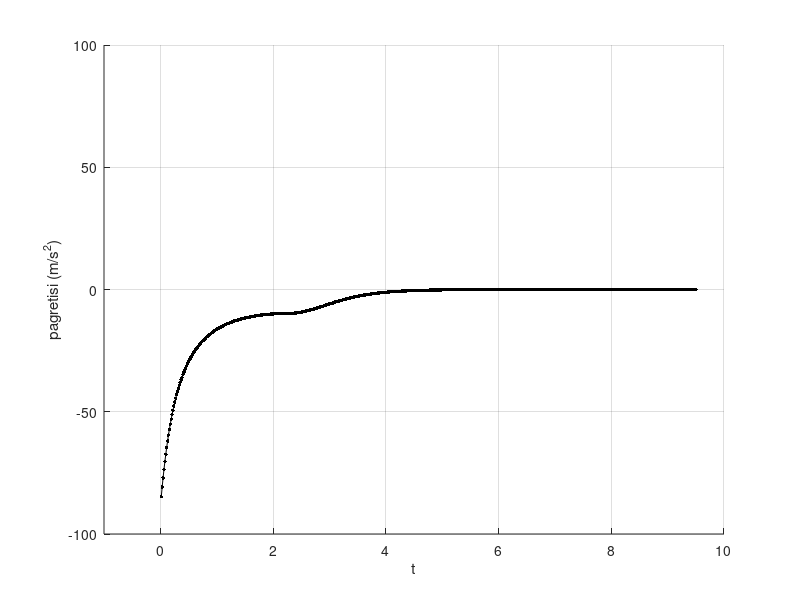
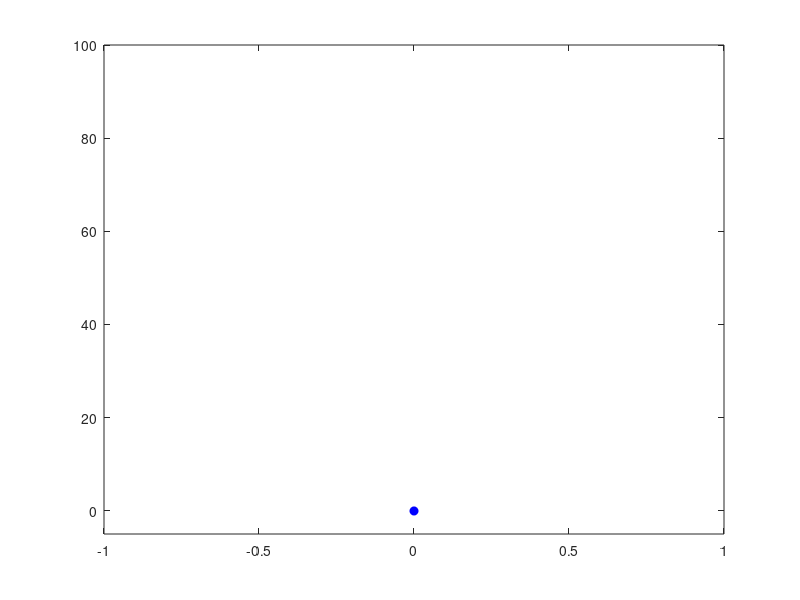
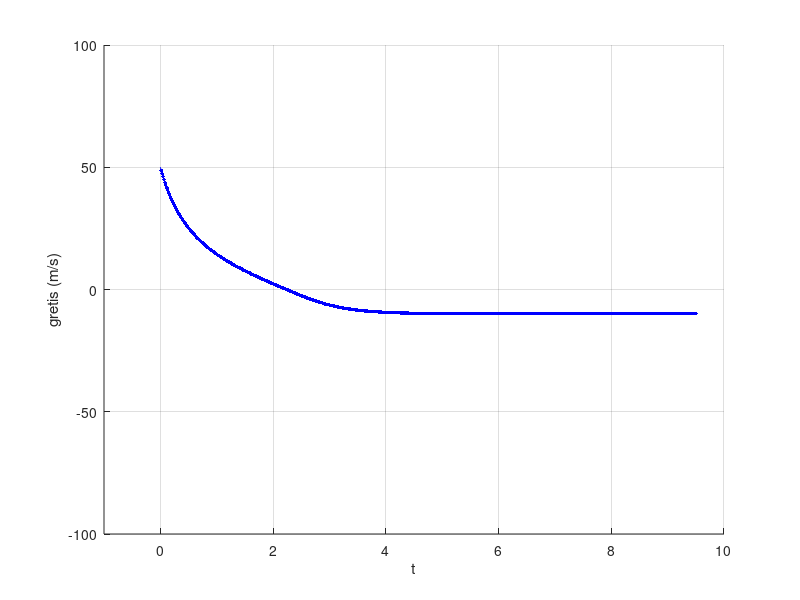
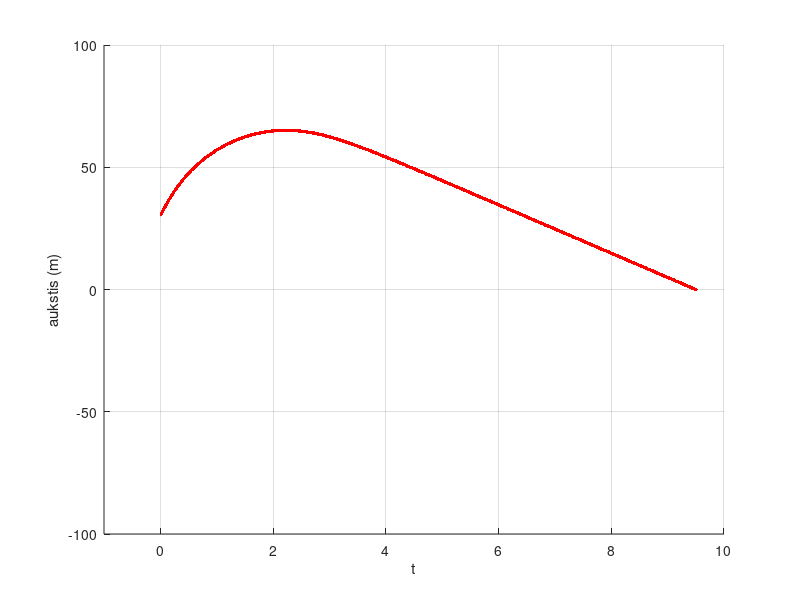

These figures' MATLAB source, in order:
function BallUp

clc; close all;

global g m k1 k2;

figure(1); grid on; hold on;
h1 = zeros(4, 1);
h1(1) = plot(NaN,NaN,'k-');
h1(2) = plot(NaN,NaN,'b-');
h1(3) = plot(NaN,NaN,'r-');
h1(4) = plot(NaN,NaN,'k*');
%legend(h1, 'Pagreitis','Greitis','Aukstis', 'Auksciausias taskas');
ylim([-100 100]);
xlim([-1 10]);
xlabel('t');
ylabel('pagretisi (m/s^2)');
figure(3); grid on; hold on;
ylim([-100 100]);
xlim([-1 10]);
xlabel('t');
ylabel('gretis (m/s)');
figure(4); grid on; hold on;
ylim([-100 100]);
xlim([-1 10]);
xlabel('t');
ylabel('aukstis (m)');

figure(2); grid on;
hPlot = plot(0,NaN,'bo', 'MarkerFaceColor', 'b');
ylim([-5 100]);
xlim([-1 1]);

k1 = 0.015;
k2 = 0.05;
%k1 = 0;
%k2 = 0;
g = -9.81;
m = 0.5;
v0 = 50;
h0 = 30;

tmax = 10;
dt = 0.016;

%pause;
simulation(dt, 'k');
%simulation(dt / 2, 'g');
%simulation(dt / 4, 'b');
%simulation(dt / 8, 'r');
%simulation(dt / 16, 'y');
%simulation(dt / 32, 'c');
%simulation(dt / 64, 'm');

    function simulation(dt, color)
        nsteps=tmax/dt;
        
        v = v0;
        h = h0;
        t = 0;
        a = A(v);
        pntt=t;pnta=a;pntv=v;pnth=h;

        for i=1:nsteps 
            a=A(v);
            if(v > 0 && abs(a*dt) > v)
               disp('Maksimalus aukstis:');
               disp(h);
               disp('laikas:');
               disp(t);
               figure(1);
               %plot(t, h, 'k*', 'MarkerSize',8);
            end
            v=v+a*dt;
            h=h+v*dt;
            t=t+dt;

            %pause(dt);

            figure(1);
            plot(t,a,[color,'.'],'MarkerSize',8)
            plot([pntt,t],[pnta,a],[color,'-']);
            figure(3);
            plot(t, v, 'b.','MarkerSize',8);
            plot([pntt,t],[pntv,v],['b','-']);
            figure(4);
            plot(t, h, 'r.','MarkerSize',8);
            plot([pntt,t],[pnth,h],['r','-']);
            
            %plot(t, v, [color, '.'],'MarkerSize',8);
            %plot([pntt,t],[pntv,v],[color,'-']);
            %plot(t, h, [color, '.'],'MarkerSize',8);
            %plot([pntt,t],[pnth,h],[color,'-']);

            figure(2);
            set(hPlot,'YData',h);

            pntt=t;pnta=a;pntv=v;pnth=h;

            if(h < 0)
               break; 
            end
        end

        disp('Pasieke zeme laikas:');
        disp(t);

    end

    function a=A(v)
        if(v > 0)
            a=((m*g)-(k1*v.^2))./m;
        else 
            a=((m*g)+(k2*v.^2))./m;
        end
        return
    end 
end